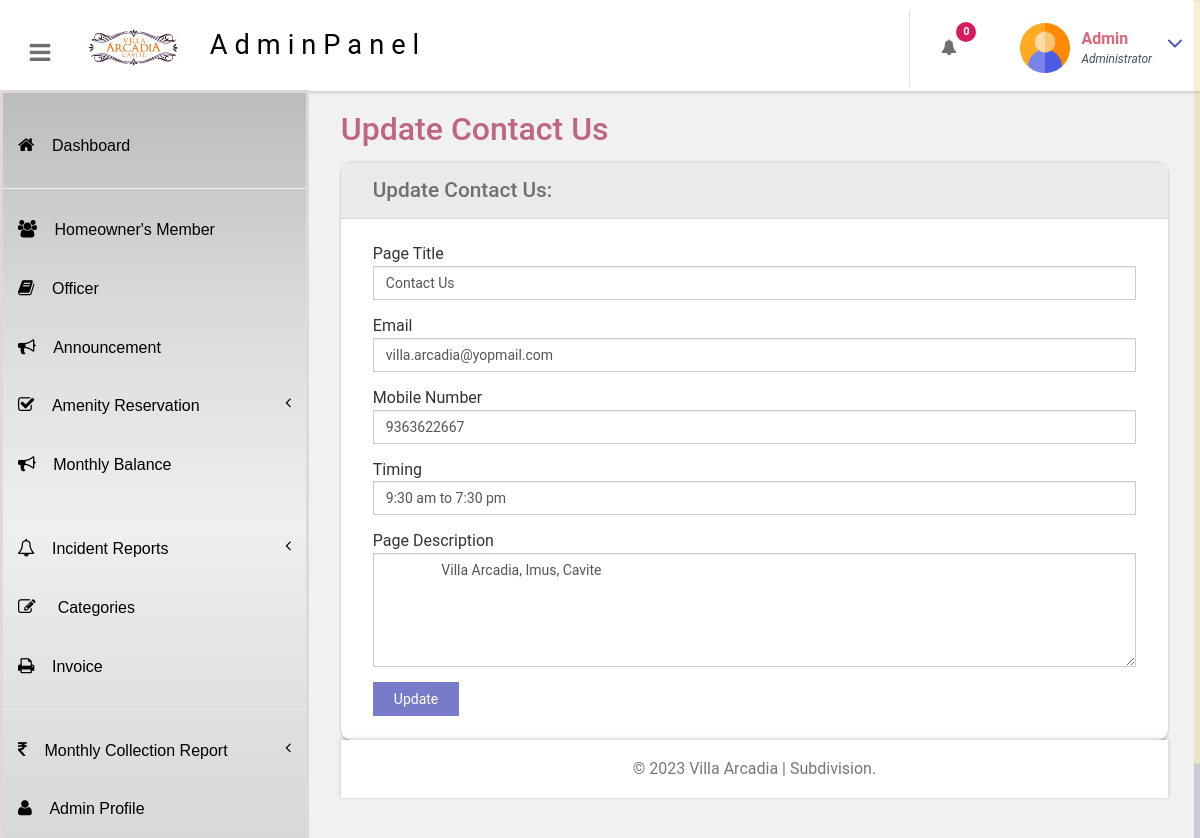
/portal/admin/contact-us.php (signed in), run on the app's committed database.
### tables this page shows
CREATE TABLE `tblpage` (
  `ID` int(10) NOT NULL,
  `PageType` varchar(200) DEFAULT NULL,
  `PageTitle` mediumtext DEFAULT NULL,
  `PageDescription` mediumtext DEFAULT NULL,
  `Email` varchar(200) DEFAULT NULL,
  `MobileNumber` bigint(10) DEFAULT NULL,
  `UpdationDate` date DEFAULT NULL,
  `Timing` varchar(200) NOT NULL
);

### portal/admin/contact-us.php (the view, shortened to what this page needs)
<?php
include('includes/dbconnection.php');
if (strlen($_SESSION['bpmsaid']==0)) {
  header('location:logout.php');
  } else{
  ?>
<!DOCTYPE HTML>
<html>
<head>
<link href="css/bootstrap.css" rel='stylesheet' type='text/css' />
<link href="css/style.css" rel='stylesheet' type='text/css' />
<link href="css/font-awesome.css" rel="stylesheet">
<link href="css/animate.css" rel="stylesheet" type="text/css" media="all">
<link href="css/custom.css" rel="stylesheet">
</head>
<body class="cbp-spmenu-push">
	<div class="main-content">
		 <?php include_once('includes/sidebar.php');?>
	 <?php include_once('includes/header.php');?>
		<div id="page-wrapper">
			<div class="main-page">
				<div class="forms">
					<h3 class="title1">Update Contact Us</h3>
					<div class="form-grids row widget-shadow" data-example-id="basic-forms">
						<div class="form-title">
							<h4>Update Contact Us:</h4>
						</div>
						<div class="form-body">
							<form method="post">
  <?php
$ret=mysqli_query($con,"select * from  tblpage where PageType='contactus'");
while ($row=mysqli_fetch_array($ret)) {
?>
							 <div class="form-group"> <label for="exampleInputEmail1">Page Title</label> <input type="text" class="form-control" name="pagetitle" id="pagetitle" value="<?php  echo $row['PageTitle'];?>" required="true"> </div><div class="form-group"> <label for="exampleInputEmail1">Email</label> <input type="text" class="form-control" name="email" id="email" value="<?php  echo $row['Email'];?>" required="true"> </div><div class="form-group"> <label for="exampleInputEmail1">Mobile Number</label> <input type="text" class="form-control" name="mobnumber" id="mobnumber" value="<?php  echo $row['MobileNumber'];?>" required="true"> </div><div class="form-group"> <label for="exampleInputEmail1">Timing</label> <input type="text" class="form-control" name="timing" id="timing" value="<?php  echo $row['Timing'];?>" required="true"> </div> <div class="form-group"> <label for="exampleInputPassword1">Page Description</label> <textarea name="pagedes" id="pagedes" rows="5" class="form-control">
        <?php  echo $row['PageDescription'];?></textarea> </div>
							 <?php } ?>
							  <button type="submit" name="submit" class="btn btn-default">Update</button> </form>
						</div>
					</div>
			</div>
		</div>
		 <?php include_once('includes/footer.php');?>
	</div>
</body>
</html>
<?php } ?>

### portal/admin/includes/header.php (shortened to what this page needs)
<div class="sticky-header header-section ">
      <div class="header-left">
        <button id="showLeftPush"><i class="fa fa-bars"></i></button>
        <div class="logo">
          <a >
            <img src="images/logo.png" width="100px" class="img-responsive ">
            <span>AdminPanel</span>
          </a>
        </div>
		<br>
      </div>
      <div class="header-right">
      <div class="profile_details_left">
  <ul class="nofitications-dropdown">
    <?php
      $retAppointments = mysqli_query($con, "SELECT tbluser.FirstName, tbluser.LastName, tblbook.ID as bid, tblbook.AptNumber FROM tblbook JOIN tbluser ON tbluser.ID=tblbook.UserID WHERE tblbook.Status IS NULL");
      $numAppointments = mysqli_num_rows($retAppointments);
      $retComplaints = mysqli_query($con, "SELECT * FROM tblcomplaint WHERE IsRead IS NULL");
      $numComplaints = mysqli_num_rows($retComplaints);
      $totalUnreadNotifications = $numAppointments + $numComplaints;
    ?>
    <li class="dropdown head-dpdn">
      <a href="#" class="dropdown-toggle" data-toggle="dropdown" aria-expanded="false">
        <i class="fa fa-bell"></i><span class="badge blue"><?php echo $totalUnreadNotifications; ?></span>
      </a>
    </li>
  </ul>
  <div class="clearfix"> </div>
</div>
        <div class="profile_details">
        <?php
$adid=$_SESSION['bpmsaid'];
$ret=mysqli_query($con,"select AdminName from tbladmin where ID='$adid'");
$row=mysqli_fetch_array($ret);
$name=$row['AdminName'];
?>
          <ul>
            <li class="dropdown profile_details_drop">
              <a href="#" class="dropdown-toggle" data-toggle="dropdown" aria-expanded="false">
                <div class="profile_img">
                  <span class="prfil-img"><img src="images/admin.png" alt="" width="50" height="50"> </span>
                  <div class="user-name">
                    <p><?php echo $name; ?></p>
                    <span>Administrator</span>
                  </div>
                  <i class="fa fa-angle-down lnr"></i>
                  <div class="clearfix"></div>
                </div>
              </a>
            </li>
          </ul>
        </div>
      </div>
      <div class="clearfix"> </div>
    </div>

### portal/admin/css/style.css (style rules this page uses)
h4, h5, h6, h1, h2, h3 { margin: 0; }
ul, ol { margin: 0; }
p { margin: 0; }
html, body { font-family: Roboto; font-size: 100%; overflow-x: hidden; background: #fff; }
body a { transition: 0.5s all ease; -webkit-transition: 0.5s all ease; -moz-transition: 0.5s all ease; -o-transition: 0.5s all ease; -ms-transition: 0.5s all ease; text-decoration:none; }
h1,h2,h3,h4,h5,h6 { margin:0; }
p { margin:0; }
ul,label { margin:0; padding:0; }
.main-content { position: relative; }
.sticky-header { position: fixed; top: 0; left:0px; width: 100%; z-index: 100; }
.header-section { background:#FFF; box-shadow: 1px 1px 4px rgba(0, 0, 0, 0.21); -webkit-box-shadow: 1px 1px 4px rgba(0, 0, 0, 0.21); -moz-box-shadow: 1px 1px 4px rgba(0, 0, 0, 0.21); -o-box-shadow: 1px 1px 4px rgba(0, 0, 0, 0.21); }
.header-section::after { clear: both; display: block; content: ''; }
.header-left { float: left; width: 45%; }
.header-right { float: right; margin-top: 10px; }
button#showLeftPush { font-size: 1.5em; width: 80px; padding: 0.87em 0; text-align: center; cursor: pointer; float: left; color: #6F6F6F; -moz-transition: all 0.2s ease-out 0s; -webkit-transition: all 0.2s ease-out 0s; transition: all 0.2s ease-out 0s; border: none; background-color: #ffffff; outline:none; margin-top: 15px; }
.cbp-spmenu-push { overflow-x: hidden; position: relative; }
.cbp-spmenu, .cbp-spmenu-push { -webkit-transition: all 0.3s ease; -moz-transition: all 0.3s ease; transition: all 0.3s ease; }
.cbp-spmenu-push div#page-wrapper { margin: 0 0 0 19.3em; transition:.5s all; -webkit-transition:.5s all; -moz-transition:.5s all; }
.fa { display: inline-block; font-family: FontAwesome; font-style: normal; font-weight: normal; line-height: 1; -webkit-font-smoothing: antialiased; -moz-osx-font-smoothing: grayscale; }
.logo { background: #fff; text-align: center; float: left; }
.logo a { padding: 1.6em .3em .7em; display: flex; text-decoration: none; }
.logo a span { color: rgb(0, 0, 0); font-size: 1.7em; text-align: center; letter-spacing: 7px; margin-left: 25px; }
.profile_details_left { float: left; }
li.dropdown.head-dpdn { display: inline-block; padding: 1.7em 0; border-left: 1px solid #E0E0E0; float: left; }
li.dropdown.head-dpdn a.dropdown-toggle { padding: 1.7em 2em; }
i.fa.fa-bell { color:#6F6F6F; }
.header-right span.badge { font-size: 11px; font-weight: bold; color: #FFF; background: #8BC34A; line-height: 15px; width: 20px; height: 20px; border-radius: 2em; -webkit-border-radius: 2em; -moz-border-radius: 2em; -o-border-radius: 2em; text-align: center; display: inline-block; position: absolute; top: 16%; padding: 2px 0 0; }
.header-right span.blue { background-color:#D81B60; }
.profile_details { float: right; }
.profile_details_drop a.dropdown-toggle { display:block; padding: 0.8em 3em 0 2em; }
.profile_img span.prfil-img { float:left; }
.user-name { float:left; margin-top:8px; margin-left:11px; height:35px; }
.profile_details ul li { list-style-type:none; position:relative; }
.profile_details li a i.fa.lnr { position: absolute; top: 34%; right: 8%; color: #4F52BA; font-size: 1.6em; }
.user-name p { font-size:1em; color:#DD6777; line-height:1em; font-weight:700; }
.user-name span { font-size: .75em; font-style: italic; color: #424f63; font-weight: normal; margin-top: .3em; }
.charts,.row { margin: 1em 0 0; }
.widget-shadow { background-color: #fff; border-radius: 10px; box-shadow: 0 -1px 3px rgba(0,0,0,.12),0 1px 2px rgba(0,0,0,.24); -webkit-box-shadow: 0 -1px 3px rgba(0,0,0,.12),0 1px 2px rgba(0,0,0,.24); -moz-box-shadow: 0 -1px 3px rgba(0,0,0,.12),0 1px 2px rgba(0,0,0,.24); }
h3.title1 { font-size: 2em; color: #be6583; margin-bottom: 0.8em; }
.forms h3.title1 { margin-bottom:0; }
.forms h4 { font-size: 1.3em; color: #6F6F6F; }
.form-title { padding: 1em 2em; background-color: #EAEAEA; border-bottom: 1px solid #D6D5D5; }
.form-body { padding: 1.5em 2em; }
.forms label { font-weight: 400; }
.form-control { border-radius: inherit; }
.forms button.btn.btn-default { background-color: rgba(97, 100, 193, 0.85); color: #fff; padding: .5em 1.5em; border: none; outline:none; border-radius: inherit; }

### portal/admin/css/custom.css (style rules this page uses)
#page-wrapper { padding:7em 2em 2.5em; background-color: #F1F1F1; }

### data on the page
tblpage: pagetitle "Contact Us", email "villa.arcadia@yopmail.com", mobnumber "9363622667", timing "9:30 am to 7:30 pm", pagedes "Villa Arcadia, Imus, Cavite"

### other printed values
$totalUnreadNotifications "0"
$name "Admin"
